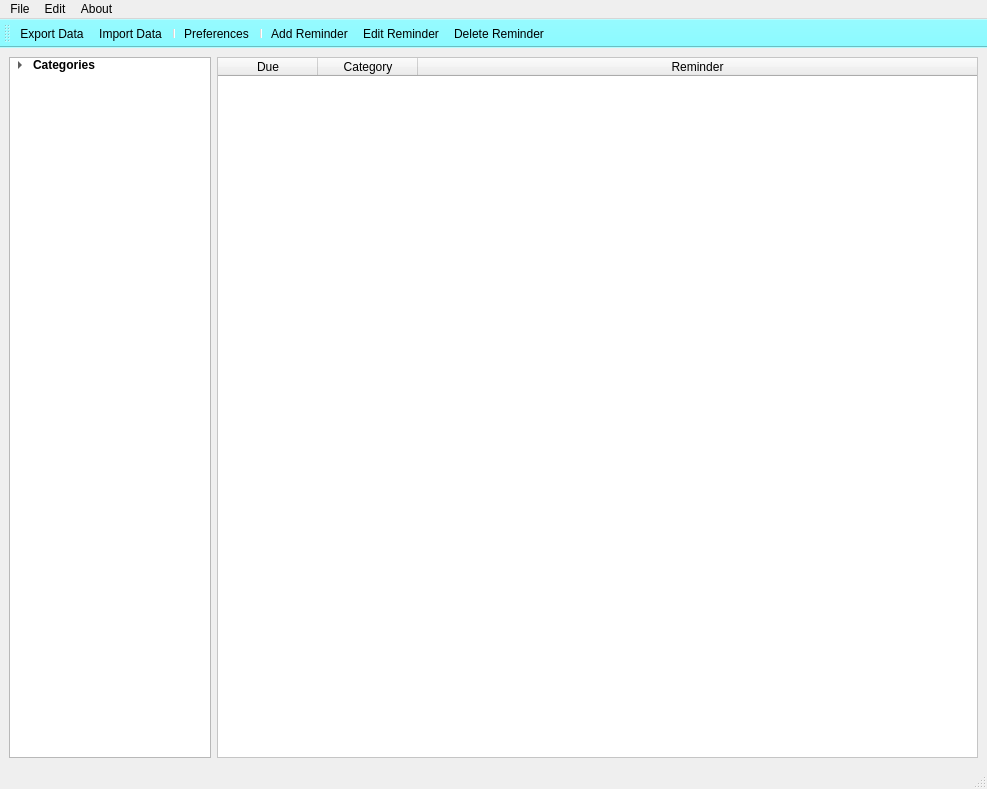
<?xml version="1.0" encoding="UTF-8"?>
<ui version="4.0">
 <class>mainWindow</class>
 <widget class="QMainWindow" name="mainWindow">
  <property name="geometry">
   <rect>
    <x>0</x>
    <y>0</y>
    <width>987</width>
    <height>789</height>
   </rect>
  </property>
  <property name="windowTitle">
   <string>QTierna</string>
  </property>
  <property name="windowIcon">
   <iconset resource="../icons.qrc">
    <normaloff>:/icons/icons/alarm-clock.png</normaloff>:/icons/icons/alarm-clock.png</iconset>
  </property>
  <property name="windowOpacity">
   <double>0.990000000000000</double>
  </property>
  <widget class="QWidget" name="centralwidget">
   <layout class="QGridLayout" name="gridLayout">
    <item row="0" column="0">
     <layout class="QHBoxLayout" name="horizontalLayout_2">
      <property name="sizeConstraint">
       <enum>QLayout::SetMinimumSize</enum>
      </property>
      <item>
       <widget class="QTreeWidget" name="mainTreeWidget">
        <property name="sizePolicy">
         <sizepolicy hsizetype="Minimum" vsizetype="Expanding">
          <horstretch>0</horstretch>
          <verstretch>0</verstretch>
         </sizepolicy>
        </property>
        <property name="minimumSize">
         <size>
          <width>200</width>
          <height>0</height>
         </size>
        </property>
        <property name="statusTip">
         <string>Filter by category</string>
        </property>
        <property name="headerHidden">
         <bool>true</bool>
        </property>
        <column>
         <property name="text">
          <string>category</string>
         </property>
        </column>
        <item>
         <property name="text">
          <string>Categories</string>
         </property>
         <property name="font">
          <font>
           <weight>75</weight>
           <bold>true</bold>
          </font>
         </property>
         <item>
          <property name="text">
           <string>All</string>
          </property>
         </item>
         <item>
          <property name="text">
           <string>Complete</string>
          </property>
         </item>
         <item>
          <property name="text">
           <string>Uncategorized</string>
          </property>
         </item>
        </item>
       </widget>
      </item>
      <item>
       <widget class="QTableWidget" name="mainTableWidget">
        <property name="minimumSize">
         <size>
          <width>761</width>
          <height>0</height>
         </size>
        </property>
        <property name="styleSheet">
         <string notr="true">QTableWidget{
	background-color: #FFF;
	alternate-background-color: rgb(140, 250, 255);
}</string>
        </property>
        <property name="horizontalScrollBarPolicy">
         <enum>Qt::ScrollBarAlwaysOff</enum>
        </property>
        <property name="alternatingRowColors">
         <bool>true</bool>
        </property>
        <property name="selectionMode">
         <enum>QAbstractItemView::MultiSelection</enum>
        </property>
        <property name="selectionBehavior">
         <enum>QAbstractItemView::SelectRows</enum>
        </property>
        <attribute name="horizontalHeaderStretchLastSection">
         <bool>true</bool>
        </attribute>
        <attribute name="verticalHeaderStretchLastSection">
         <bool>false</bool>
        </attribute>
        <column>
         <property name="text">
          <string>Due</string>
         </property>
        </column>
        <column>
         <property name="text">
          <string>Category</string>
         </property>
        </column>
        <column>
         <property name="text">
          <string>Reminder</string>
         </property>
        </column>
       </widget>
      </item>
     </layout>
    </item>
   </layout>
  </widget>
  <widget class="QMenuBar" name="mainMenubar">
   <property name="geometry">
    <rect>
     <x>0</x>
     <y>0</y>
     <width>987</width>
     <height>25</height>
    </rect>
   </property>
   <widget class="QMenu" name="menuFile">
    <property name="title">
     <string>File</string>
    </property>
    <addaction name="actionImport_Data"/>
    <addaction name="actionExport_Data"/>
    <addaction name="separator"/>
    <addaction name="actionExit_2"/>
   </widget>
   <widget class="QMenu" name="menuAbout">
    <property name="title">
     <string>About</string>
    </property>
    <addaction name="actionHelp"/>
    <addaction name="separator"/>
    <addaction name="actionAbout"/>
   </widget>
   <widget class="QMenu" name="menuReminder">
    <property name="title">
     <string>Edit</string>
    </property>
    <addaction name="actionAdd_Reminder"/>
    <addaction name="actionEdit_Reminder"/>
    <addaction name="actionRemove_Reminder"/>
    <addaction name="separator"/>
    <addaction name="separator"/>
    <addaction name="actionPreferences"/>
   </widget>
   <addaction name="menuFile"/>
   <addaction name="menuReminder"/>
   <addaction name="menuAbout"/>
  </widget>
  <widget class="QToolBar" name="toolBar">
   <property name="windowTitle">
    <string>toolBar</string>
   </property>
   <property name="toolTip">
    <string>Edit Reminder</string>
   </property>
   <property name="styleSheet">
    <string notr="true">QToolBar{
    background-color: rgb(140, 250, 255);
     float: right;
}

QToolButton:hover{
   border: 1px solid white;
   background-color:rgb(140, 250, 255);
}</string>
   </property>
   <property name="iconSize">
    <size>
     <width>32</width>
     <height>32</height>
    </size>
   </property>
   <property name="toolButtonStyle">
    <enum>Qt::ToolButtonIconOnly</enum>
   </property>
   <attribute name="toolBarArea">
    <enum>TopToolBarArea</enum>
   </attribute>
   <attribute name="toolBarBreak">
    <bool>false</bool>
   </attribute>
   <addaction name="actionExport_Data"/>
   <addaction name="actionImport_Data"/>
   <addaction name="separator"/>
   <addaction name="actionPreferences"/>
   <addaction name="separator"/>
   <addaction name="actionAdd_Reminder"/>
   <addaction name="actionEdit_Reminder"/>
   <addaction name="actionRemove_Reminder"/>
  </widget>
  <widget class="QStatusBar" name="statusBar"/>
  <action name="actionImport_Data">
   <property name="icon">
    <iconset resource="../icons.qrc">
     <normaloff>:/icons/icons/import_white.png</normaloff>:/icons/icons/import_white.png</iconset>
   </property>
   <property name="text">
    <string>Import Data</string>
   </property>
   <property name="statusTip">
    <string>Import Reminders</string>
   </property>
   <property name="shortcut">
    <string>Ctrl+I</string>
   </property>
  </action>
  <action name="actionExport_Data">
   <property name="icon">
    <iconset resource="../icons.qrc">
     <normaloff>:/icons/icons/export_white.png</normaloff>:/icons/icons/export_white.png</iconset>
   </property>
   <property name="text">
    <string>Export Data</string>
   </property>
   <property name="statusTip">
    <string>Export Reminders</string>
   </property>
   <property name="shortcut">
    <string>Ctrl+E</string>
   </property>
  </action>
  <action name="actionExit">
   <property name="text">
    <string>Exit</string>
   </property>
  </action>
  <action name="actionExit_2">
   <property name="text">
    <string>Exit</string>
   </property>
  </action>
  <action name="actionAdd_Reminder">
   <property name="icon">
    <iconset resource="../icons.qrc">
     <normaloff>:/icons/icons/circle-add_white.png</normaloff>:/icons/icons/circle-add_white.png</iconset>
   </property>
   <property name="text">
    <string>Add Reminder</string>
   </property>
   <property name="statusTip">
    <string>Add Reminder</string>
   </property>
   <property name="shortcut">
    <string>Ctrl+A</string>
   </property>
  </action>
  <action name="actionRemove_Reminder">
   <property name="icon">
    <iconset resource="../icons.qrc">
     <normaloff>:/icons/icons/trash_white.png</normaloff>:/icons/icons/trash_white.png</iconset>
   </property>
   <property name="text">
    <string>Delete Reminder</string>
   </property>
   <property name="statusTip">
    <string>Delete selected reminders</string>
   </property>
   <property name="shortcut">
    <string>Ctrl+D</string>
   </property>
  </action>
  <action name="actionHelp">
   <property name="text">
    <string>Help</string>
   </property>
  </action>
  <action name="actionAbout">
   <property name="text">
    <string>About</string>
   </property>
  </action>
  <action name="actionPreferences">
   <property name="icon">
    <iconset resource="../icons.qrc">
     <normaloff>:/icons/icons/settings_white.png</normaloff>:/icons/icons/settings_white.png</iconset>
   </property>
   <property name="text">
    <string>Preferences</string>
   </property>
   <property name="statusTip">
    <string>Configure settings</string>
   </property>
  </action>
  <action name="actionEdit_Reminder">
   <property name="icon">
    <iconset resource="../icons.qrc">
     <normaloff>:/icons/icons/edit_white.png</normaloff>:/icons/icons/edit_white.png</iconset>
   </property>
   <property name="text">
    <string>Edit Reminder</string>
   </property>
   <property name="statusTip">
    <string>Edit selected reminder</string>
   </property>
   <property name="shortcut">
    <string>Ctrl+E</string>
   </property>
  </action>
 </widget>
 <resources>
  <include location="../icons.qrc"/>
 </resources>
 <connections/>
</ui>
